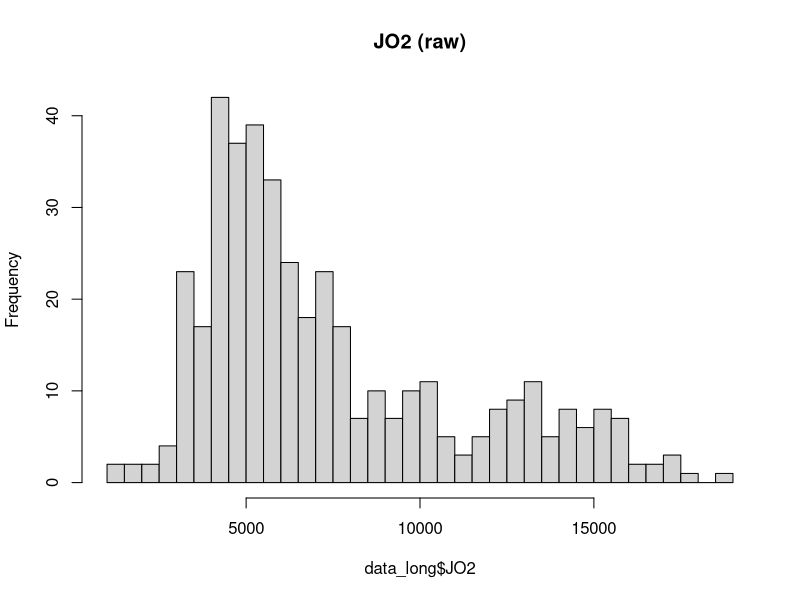
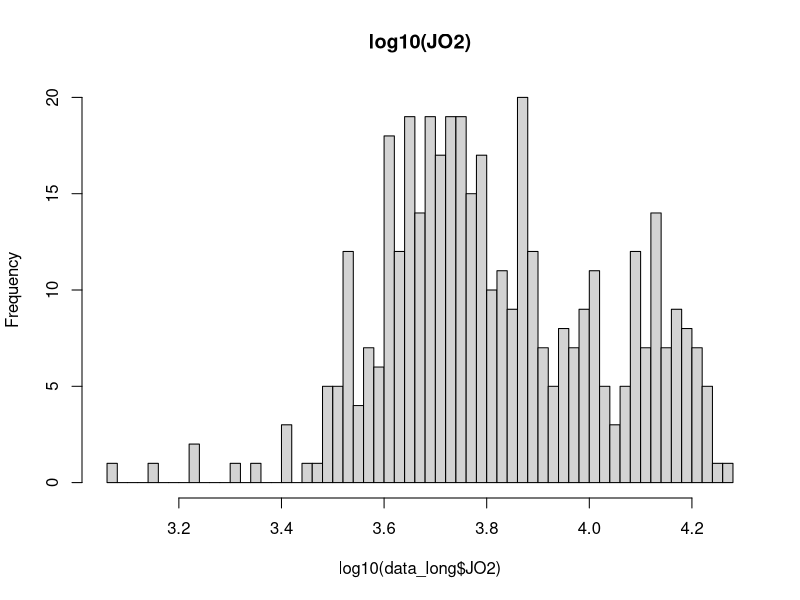
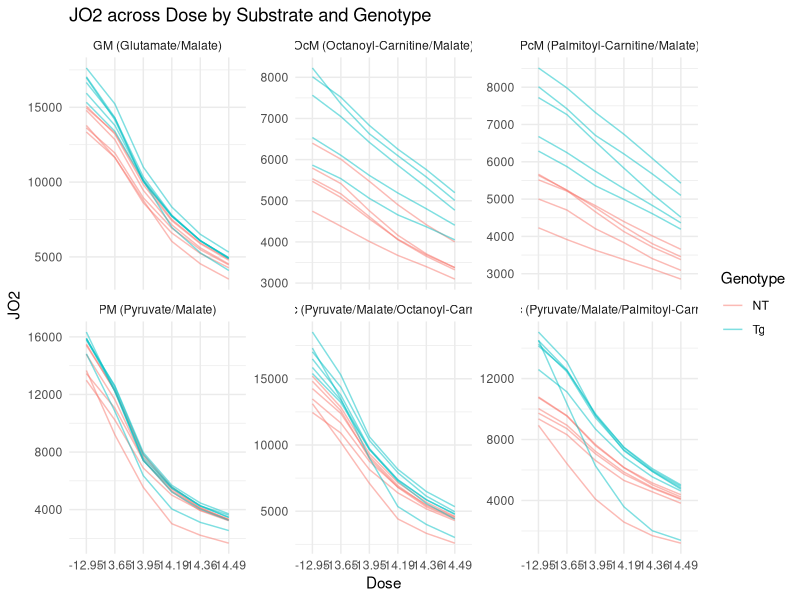
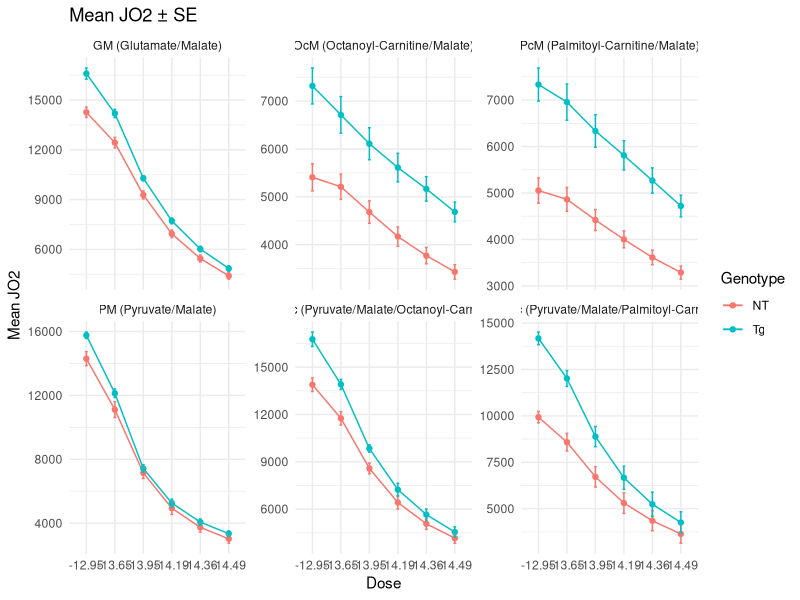
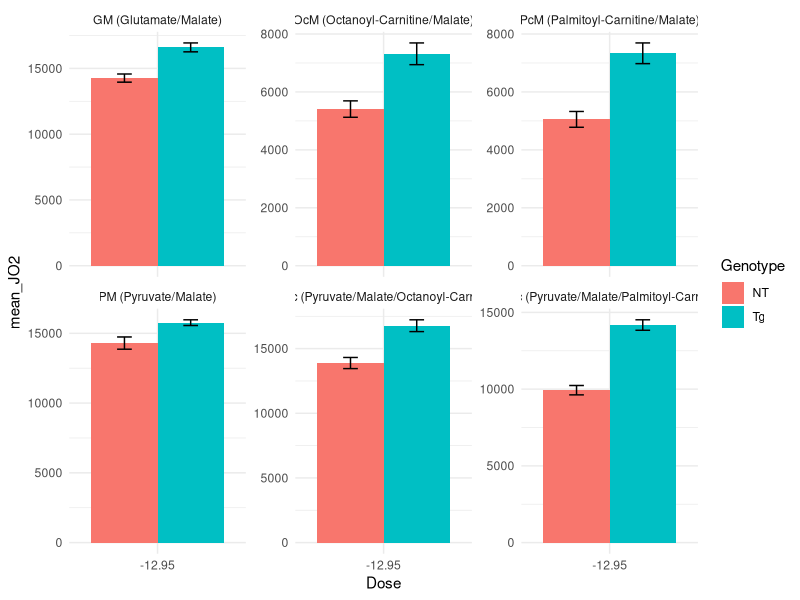
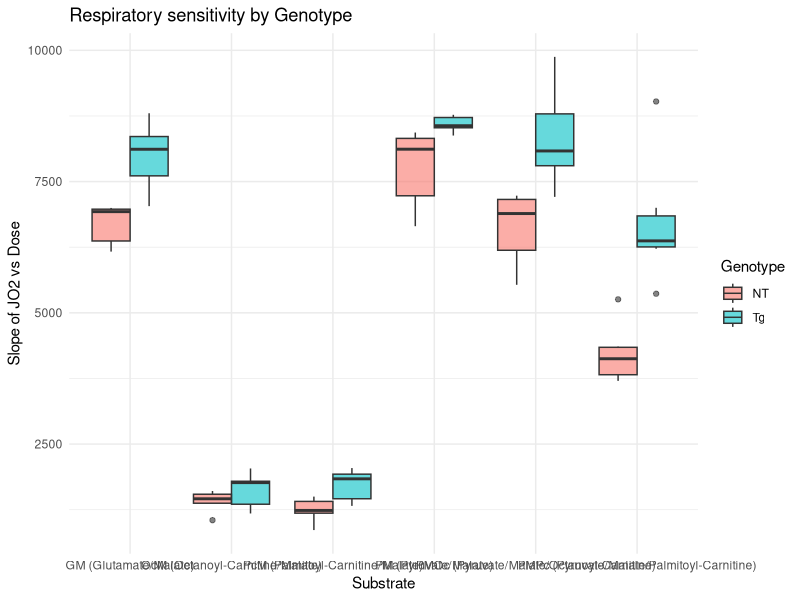
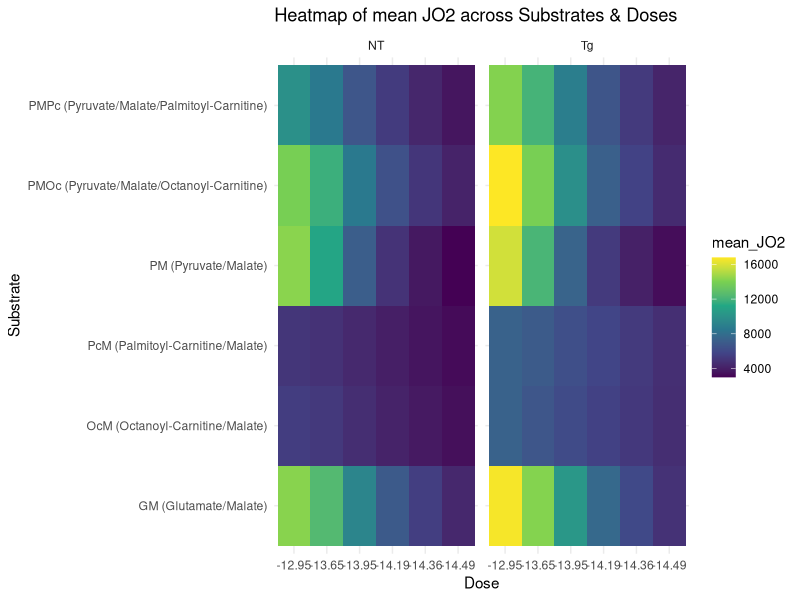

The R source for these figures, in order:
## ---- chunk 1
# imports
library(readr)
library(tidyverse)
library(patchwork)
library(scales)
library(ggplot2)
library(dplyr)
library(tidyr)
library(stringr)
library(broom)
## ---- chunk 2

raw <- read_csv("data/JO2.csv", col_names = FALSE, show_col_types = FALSE)

header1 <- as.character(unlist(raw[1, ]))  # substrates in row 1
header2 <- as.character(unlist(raw[2, ]))  # doses in row 2

sub <- header1
sub[1] <- "Subject"
for (i in 2:length(sub)) {
  if (is.na(sub[i]) || sub[i] == "") sub[i] <- sub[i - 1]
}

dose <- header2
dose[1] <- NA  # first col is Subject

new_names <- c("Subject", paste(sub[-1], dose[-1], sep = "_"))

dat <- raw[-c(1, 2), ]
names(dat) <- new_names
dat <- dat %>% mutate(across(-Subject, ~ suppressWarnings(as.numeric(.))))

data_long <- dat %>%
  pivot_longer(
    cols = -Subject,
    names_to = c("Substrate", "Dose"),
    names_sep = "_",
    values_to = "JO2"
  ) %>%
  filter(Dose != "Basal") %>%
  mutate(
    Genotype = if_else(str_detect(Subject, "^NT"), "NT", "Tg"),
    Dose_num = as.numeric(Dose), 
    Dose = factor(Dose,
                  levels = c("Basal", "-12.95","-13.65","-13.95","-14.19","-14.36","-14.49"),
                  ordered = TRUE)
  ) %>%
  drop_na(JO2)   

## ---- chunk 3
glimpse(data_long)
## ---- chunk 4
#| label: histogram 

#raw
hist(data_long$JO2, breaks=60, main="JO2 (raw)")

#log10
hist(log10(data_long$JO2), breaks=60, main="log10(JO2)")

## ---- chunk 5
# subject-level spaghetti by substrate
ggplot(data_long, aes(x = Dose, y = JO2, color = Genotype, group = Subject)) +
  geom_line(alpha = 0.5) +
  facet_wrap(~ Substrate, scales = "free_y") +
  theme_minimal() +
  labs(title = "JO2 across Dose by Substrate and Genotype")

# genotype means ± SE per substrate×dose
summary_data <- data_long %>%
  group_by(Substrate, Dose, Genotype) %>%
  summarise(mean_JO2 = mean(JO2), se = sd(JO2)/sqrt(n()), .groups = "drop")

ggplot(summary_data, aes(Dose, mean_JO2, color = Genotype, group = Genotype)) +
  geom_line() + geom_point() +
  geom_errorbar(aes(ymin = mean_JO2 - se, ymax = mean_JO2 + se), width = 0.1) +
  facet_wrap(~ Substrate, scales = "free_y") +
  theme_minimal() +
  labs(title = "Mean JO2 ± SE", y = "Mean JO2")
## ---- chunk 6
data_long %>%
  filter(Dose %in% c("Basal", "-12.95")) %>%
  group_by(Genotype, Substrate, Dose) %>%
  summarise(mean_JO2 = mean(JO2), se = sd(JO2)/sqrt(n()), .groups = "drop") %>%
  ggplot(aes(x = Dose, y = mean_JO2, fill = Genotype)) +
  geom_col(position = position_dodge()) +
  geom_errorbar(aes(ymin = mean_JO2-se, ymax = mean_JO2+se),
                width = 0.2, position = position_dodge(0.9)) +
  facet_wrap(~Substrate, scales = "free_y") +
  theme_minimal()
## ---- chunk 7
slopes <- data_long %>%
  group_by(Subject, Genotype, Substrate) %>%
  do(tidy(lm(JO2 ~ Dose_num, data = .))) %>%
  filter(term == "Dose_num")

ggplot(slopes, aes(x = Substrate, y = estimate, fill = Genotype)) +
  geom_boxplot(alpha = 0.6, position = position_dodge()) +
  theme_minimal() +
  labs(y = "Slope of JO2 vs Dose", title = "Respiratory sensitivity by Genotype")
## ---- chunk 8
heat <- data_long %>%
  group_by(Substrate, Dose, Genotype) %>%
  summarise(mean_JO2 = mean(JO2), .groups = "drop")

ggplot(heat, aes(x = Dose, y = Substrate, fill = mean_JO2)) +
  geom_tile() +
  facet_wrap(~Genotype) +
  scale_fill_viridis_c() +
  theme_minimal() +
  labs(title = "Heatmap of mean JO2 across Substrates & Doses")
